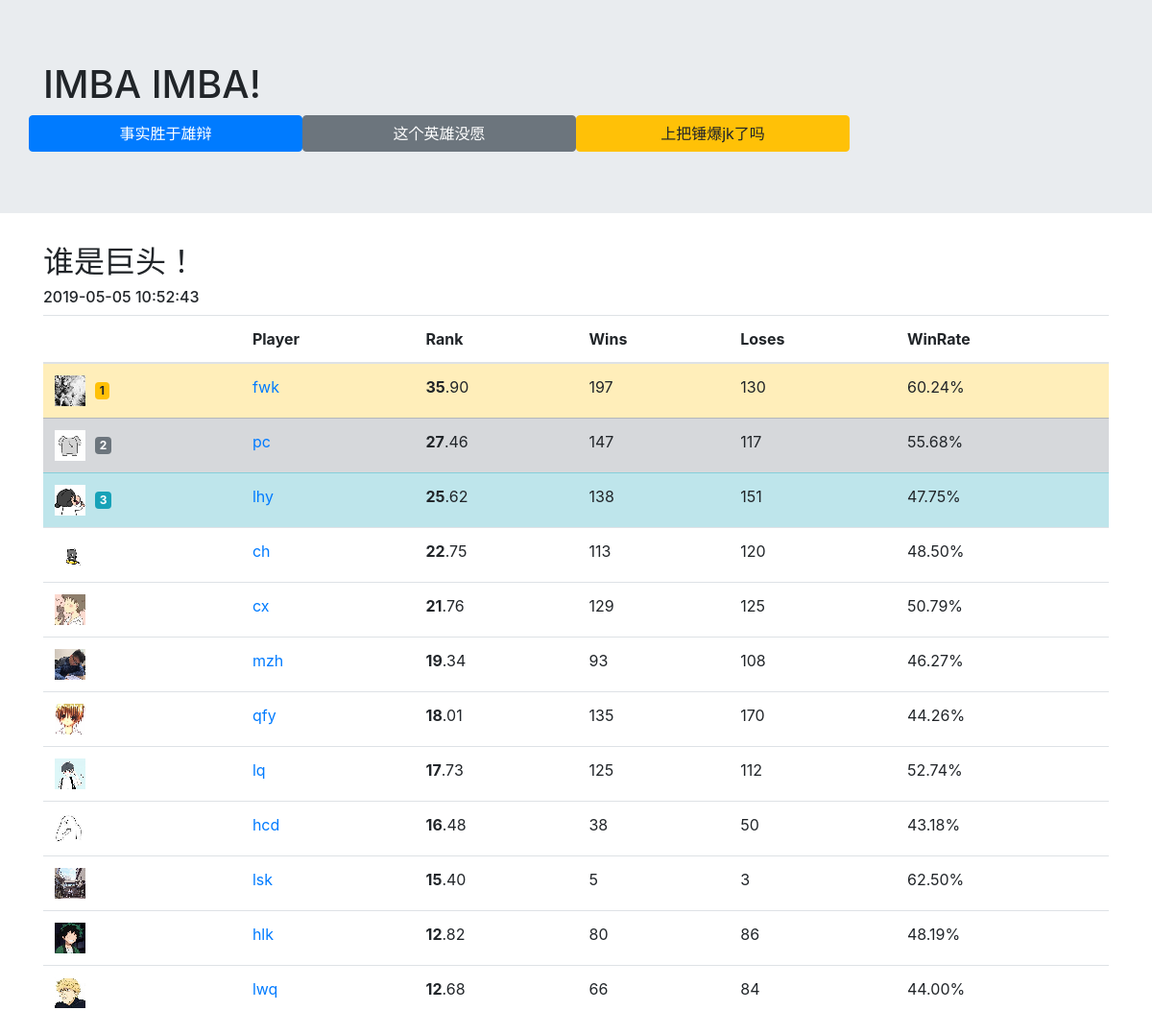
//, run on the app's committed database.
### match/models.py (models this page shows, shortened)
class Player(models.Model):
    name = models.CharField(max_length=16, primary_key=True)
    rank = models.FloatField(default=25.0) # trueskill mu default
    sigma = models.FloatField(default=8.333) # trueskill sigma default
    wins = models.IntegerField(default=0)
    loses = models.IntegerField(default=0)
    def win_rate(self):
        if self.wins+self.loses == 0:
            return 0
        return 1.0*self.wins/(self.wins+self.loses)
    def rank_base(self):
        return  self.rank - 2*self.sigma

### match/templatetags/dot2.py (called while the page is built)
@register.filter
def dot2(value):
    return '<strong>%d</strong>'%int(math.floor(value))+'{0:.2f}'.format(math.modf(value)[0])[1:]

### match/templatetags/percentage.py (called while the page is built)
@register.filter
def percentage(value):
    return '{0:.2%}'.format(value)

### match/views.py (called while the page is built)
def index(request):
    player_list = Player.objects.order_by('-rank')
    played = player_list.filter(wins__gt=0)|player_list.filter(loses__gt=0)
    played = sort_players(played)
    unplayed = player_list.filter(wins=0).filter(loses=0)
    top1 = played[0].name
    top2 = played[1].name
    top3 = played[2].name
    time = datetime.datetime.utcnow().replace(tzinfo=datetime.timezone.utc).astimezone(
        datetime.timezone(datetime.timedelta(hours=8))).strftime('%Y-%m-%d %H:%M:%S')
    context = {'player_list': played, 'time': time,
               'top1':top1, 'top2':top2, 'top3':top3, 'unplayed_list':unplayed}
    return render(request, 'match/index.html', context)

def sort_players(player_queryset):
    player_list=list(player_queryset)
    n = len(player_list)
    for i in range(n):
        for j in range(n-i-1):
            if player_list[j].rank_base() < player_list[j+1].rank_base():
                player_list[j], player_list[j+1] = player_list[j+1], player_list[j]
    return player_list

### match/templates/match/index.html (shortened to what this page needs)
<!DOCTYPE html>
<html lang="en">
<head>
    {% load staticfiles %}
    <link rel="stylesheet" href="{% static 'match/css/bootstrap.min.css' %}">
</head>
<body onload="onload()">
    <div class="jumbotron jumbotron-fluid">
        <div class="container">
            <h1>IMBA IMBA!</h1>
            <div class="row">
                <button type="button" class="btn btn-primary col-3" onclick="window.location ='/start'" >事实胜于雄辩</button>
                <button type="button" class="btn btn-secondary col-3" onclick="window.location ='/heroes'">这个英雄没愿</button>
                <button type="button" class="btn btn-warning col-3" onclick="window.location ='/games'">上把锤爆jk了吗</button>
            </div>
        </div>
    </div>
    <div class="container">
        <h2>谁是巨头！</h2>
        <h6>{{ time }}</h6>
        <table class="table table-hover">
            <thead>
                <tr>
                    <th></th>
                    <th>Player</th>
                    <th>Rank</th>
                    <th>Wins</th>
                    <th>Loses</th>
                    <th>WinRate</th>
                </tr>
            </thead>
            <tbody>
                {% load percentage %}
                {% load dot2 %}
                {% for player in player_list %}
                    <tr id="row{{ player.name }}">
                        <td id="icon{{ player.name }}"><img src="{% static 'match/images/' %}{{ player.name }}32.png" alt="{{ player.name }}"></td>
                        <td><a href="/playerdetail/{{ player.name }}">{{ player.name }}</a></td>
                        <td>{{ player.rank_base|dot2|safe }}</td>
                        <td>{{ player.wins }}</td>
                        <td>{{ player.loses }}</td>
                        <td>{{ player.win_rate|percentage }}</td>
                    </tr>
                {% endfor %}
            </tbody>
        </table>
    </div>
</body>
</html>

### data on the page
Player: shows a picture, name "fwk", rank_base|dot2 "35 .90", wins "197", loses "130", win_rate|percentage "60.24%"
Player: shows a picture, name "pc", rank_base|dot2 "27 .46", wins "147", loses "117", win_rate|percentage "55.68%"
Player: shows a picture, name "lhy", rank_base|dot2 "25 .62", wins "138", loses "151", win_rate|percentage "47.75%"
Player: shows a picture, name "ch", rank_base|dot2 "22 .75", wins "113", loses "120", win_rate|percentage "48.50%"
Player: shows a picture, name "cx", rank_base|dot2 "21 .76", wins "129", loses "125", win_rate|percentage "50.79%"
Player: shows a picture, name "mzh", rank_base|dot2 "19 .34", wins "93", loses "108", win_rate|percentage "46.27%"
Player: shows a picture, name "qfy", rank_base|dot2 "18 .01", wins "135", loses "170", win_rate|percentage "44.26%"
Player: shows a picture, name "lq", rank_base|dot2 "17 .73", wins "125", loses "112", win_rate|percentage "52.74%"
Player: shows a picture, name "hcd", rank_base|dot2 "16 .48", wins "38", loses "50", win_rate|percentage "43.18%"
Player: shows a picture, name "lsk", rank_base|dot2 "15 .40", wins "5", loses "3", win_rate|percentage "62.50%"
Player: shows a picture, name "hlk", rank_base|dot2 "12 .82", wins "80", loses "86", win_rate|percentage "48.19%"
Player: shows a picture, name "lwq", rank_base|dot2 "12 .68", wins "66", loses "84", win_rate|percentage "44.00%"

### other printed values
{{ time }} "2019-05-05 10:52:43"
